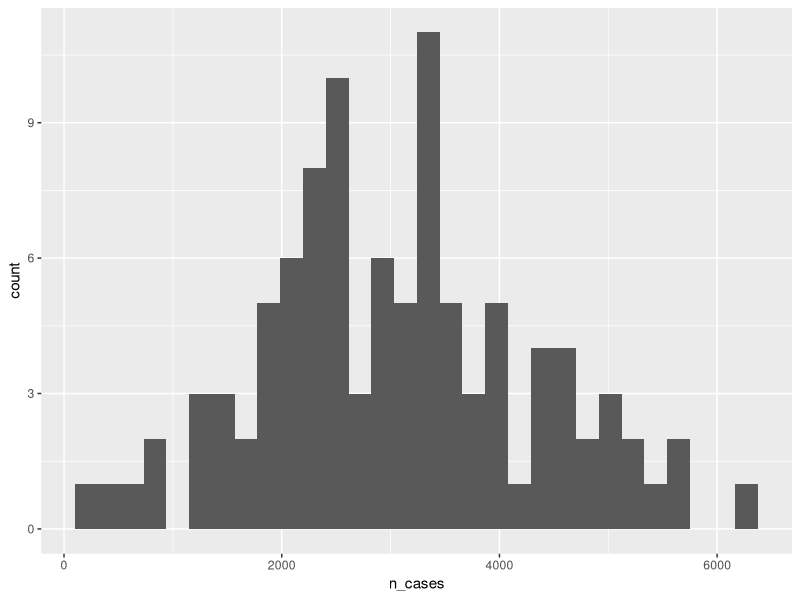
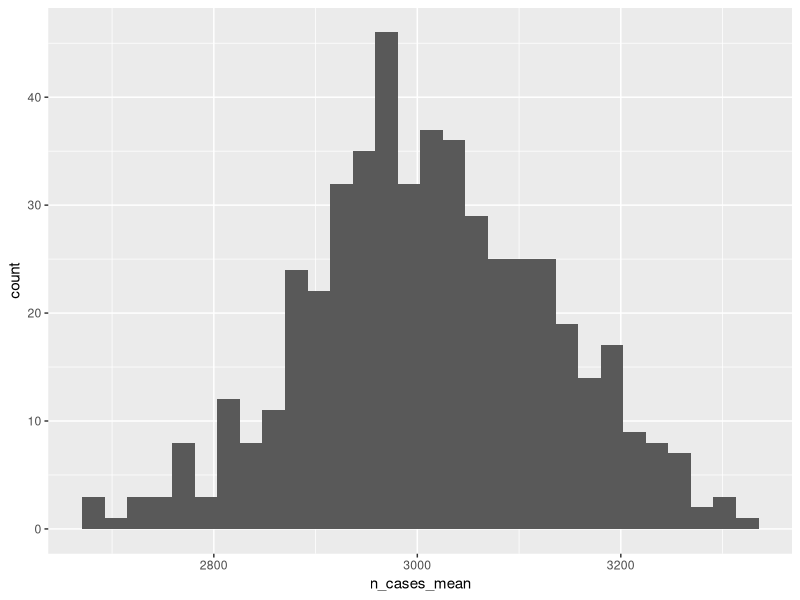
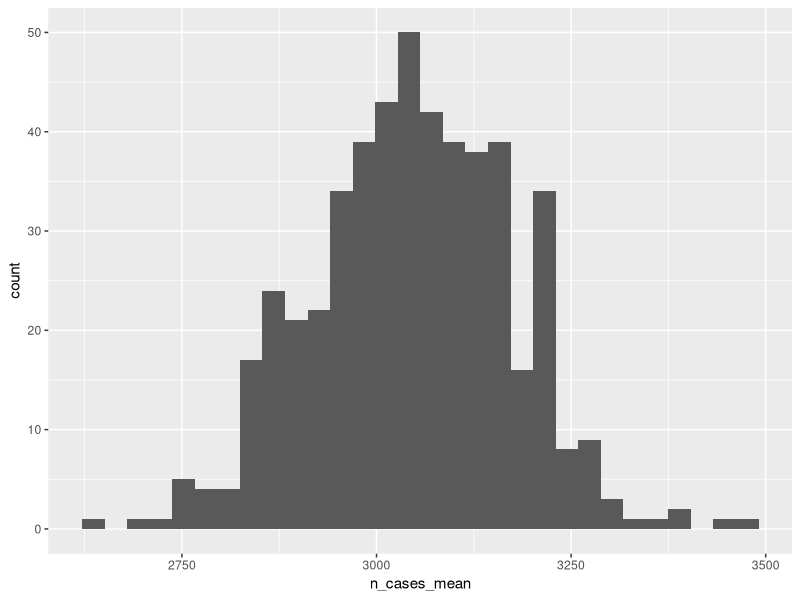

Source code (R) for these figures, in order:
## ---- chunk 1
library(tidyverse)
library(truncnorm)
set.seed(11)#set the seed so this dataset is always the same.
monte_carlo_sim_frozen = 1:100 %>% 
  as_tibble() %>% 
  rename(county_id = value) %>% 
  mutate(
    state = 1,
    pop = rpois(n=n(), lambda=10000), #poisson dist. mean = var=1000
    dem = rbinom(n=n(), size=1, prob =.5), #binomial dist.
    prev = rtruncnorm( #truncated normal so prevalence is bounded by 0,1
      n=n(), 
      a=0, 
      b=1,
      mean=0.05+(pop/50000)+(dem/10),
      sd=0.05 +(pop/200000)+(dem/40)),
    n_cases = as.integer(pop*prev),
  )

monte_carlo_sim_frozen
## ---- chunk 2
cor(monte_carlo_sim_frozen$pop,
     monte_carlo_sim_frozen$prev)
## ---- chunk 3
monte_carlo_sim_frozen %>% 
  group_by(state) %>% 
  summarise(
    n_cases_mean = mean(n_cases),
    n_cases_sd = sd(n_cases)) %>% 
  ungroup()
## ---- chunk 4
monte_carlo_sim_frozen %>% 
  ggplot(aes(n_cases))+
  geom_histogram()
## ---- chunk 5
monte_carlo_sim_fun = function(rep_id_val){
  monte_carlo_sim_df = 1:100 %>% 
    as_tibble() %>% 
    rename(county_id = value) %>% 
    mutate(
      state = 1,
      pop = rpois(n=n(), lambda=10000), #mean = var=1000
      dem = rbinom(n=n(), size=1, prob =.5),
      prev = rtruncnorm(
        n=n(), 
        a=0, 
        b=1,
        mean=0.05+(pop/50000)+(dem/10),
        sd=0.05 +(pop/200000)+(dem/40)),
    n_cases = as.integer(pop*prev),
    rep_id = rep_id_val  #add replication ID
  )
}
## ---- chunk 6
monte_carlo_sim_once = monte_carlo_sim_fun(rep_id_val = 5)
monte_carlo_sim_once
## ---- chunk 7
rep_id_val_list = 1:500
class(rep_id_val_list)
## ---- chunk 8
library(purrr) #make sure it's attached
set.seed(NULL) #allow it to vary differently each time.
monte_carlo_sim_lots  = rep_id_val_list %>% 
  map_dfr(monte_carlo_sim_fun) 
## ---- chunk 9
monte_carlo_sim_lots
## ---- chunk 10
nrow(monte_carlo_sim_lots)
## ---- chunk 11
n_distinct(monte_carlo_sim_lots$rep_id)
## ---- chunk 12
monte_carlo_sim_lots %>% 
  group_by(rep_id,state) %>% 
  summarise(
    n_cases_mean = mean(n_cases),
    n_cases_sd = sd(n_cases)) %>% 
  ggplot(aes(n_cases_mean))+
  geom_histogram()
## ---- chunk 13
monte_carlo_sim_lots_summary = monte_carlo_sim_lots %>% 
  group_by(rep_id,state) %>% #group by both rep id and state
  summarise(
    n_cases_mean = mean(n_cases),
    n_cases_sd = sd(n_cases)) %>% 
  group_by(state) %>% #now collapse over rep id
  summarise(
    n_cases_mean_ll = quantile(n_cases_mean, probs = 0.025, na.rm=TRUE),
    n_cases_mean_med = quantile(n_cases_mean, probs = 0.5, na.rm=TRUE),
    n_cases_mean_ul = quantile(n_cases_mean, probs = 0.975, na.rm=TRUE)
    ) %>% 
  ungroup() %>% 
  mutate(simulation_type = "monte-carlo")

monte_carlo_sim_lots_summary
## ---- chunk 14
monte_carlo_sim_one_boot = monte_carlo_sim_frozen %>% 
  slice_sample(prop=1,replace=TRUE)
## ---- chunk 15
monte_carlo_sim_one_boot
## ---- chunk 16
nrow(monte_carlo_sim_one_boot)
n_distinct(monte_carlo_sim_one_boot$county_id)
## ---- chunk 17
boot_fun = function(rep_id_val){
  monte_carlo_sim_boot = monte_carlo_sim_frozen %>% 
    slice_sample(prop=1,replace=TRUE) %>% 
    mutate(rep_id = rep_id_val) #to keep track of reps
}
## ---- chunk 18
boot_lots  = rep_id_val_list %>% 
  map_dfr(boot_fun) 
## ---- chunk 19
boot_lots
## ---- chunk 20
boot_lots %>% 
  group_by(rep_id,state) %>% 
  summarise(
    n_cases_mean = mean(n_cases),
    n_cases_sd = sd(n_cases)) %>% 
  ggplot(aes( n_cases_mean))+
  geom_histogram()
## ---- chunk 21
boot_lots_summary = boot_lots %>% 
  group_by(rep_id,state) %>% #group by both rep id and state
  summarise(
    n_cases_mean = mean(n_cases),
    n_cases_sd = sd(n_cases)) %>% 
  group_by(state) %>% #now collapse over rep id
  summarise(
    n_cases_mean_ll = quantile(n_cases_mean, probs = 0.025, na.rm=TRUE),
    n_cases_mean_med = quantile(n_cases_mean, probs = 0.5, na.rm=TRUE),
    n_cases_mean_ul = quantile(n_cases_mean, probs = 0.975, na.rm=TRUE)
    ) %>% 
  ungroup() %>% 
  mutate(simulation_type = "bootstrap")

boot_lots_summary
## ---- chunk 22
monte_carlo_sim_lots_summary %>% 
  bind_rows(boot_lots_summary)
## ---- chunk 23
do_some_dplyr_stuff = function(df){ 
  df %>%
  mutate(
    example_var_x=rnorm(n=n(), mean=0, sd=1),
    example_var_y=4,
    example_var_z = rbinom(n=n(), size=1, prob=.2)
  ) %>% 
  dplyr::select(state, county_id, starts_with("example"))
}  
## ---- chunk 24
function_result_one_county = monte_carlo_sim_frozen %>% 
  filter(county_id==2) %>% 
  do_some_dplyr_stuff()

function_result_one_county
